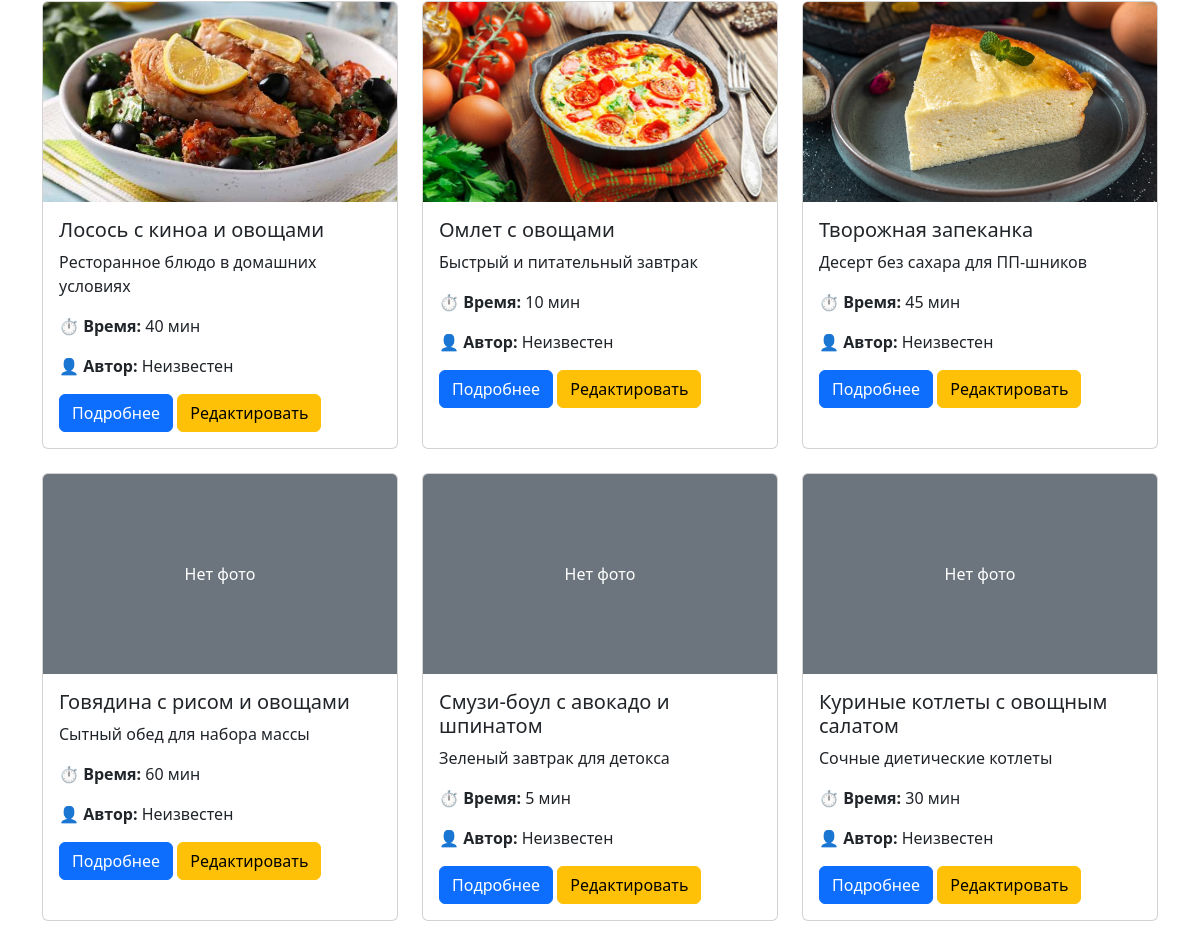
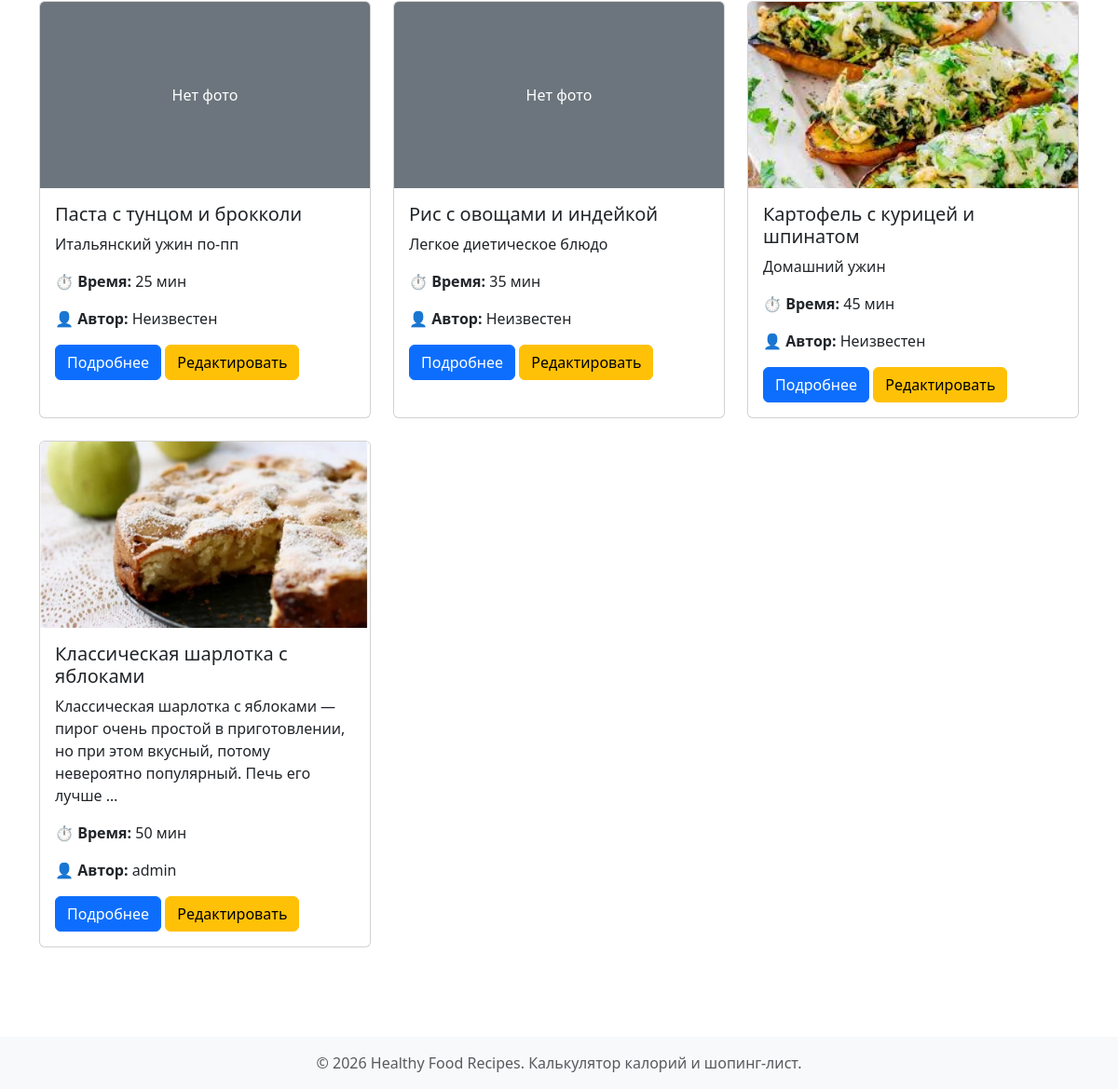
Page /my-recipes/ (signed in, lower part) on the earlier database version (2 pictures, top to bottom).
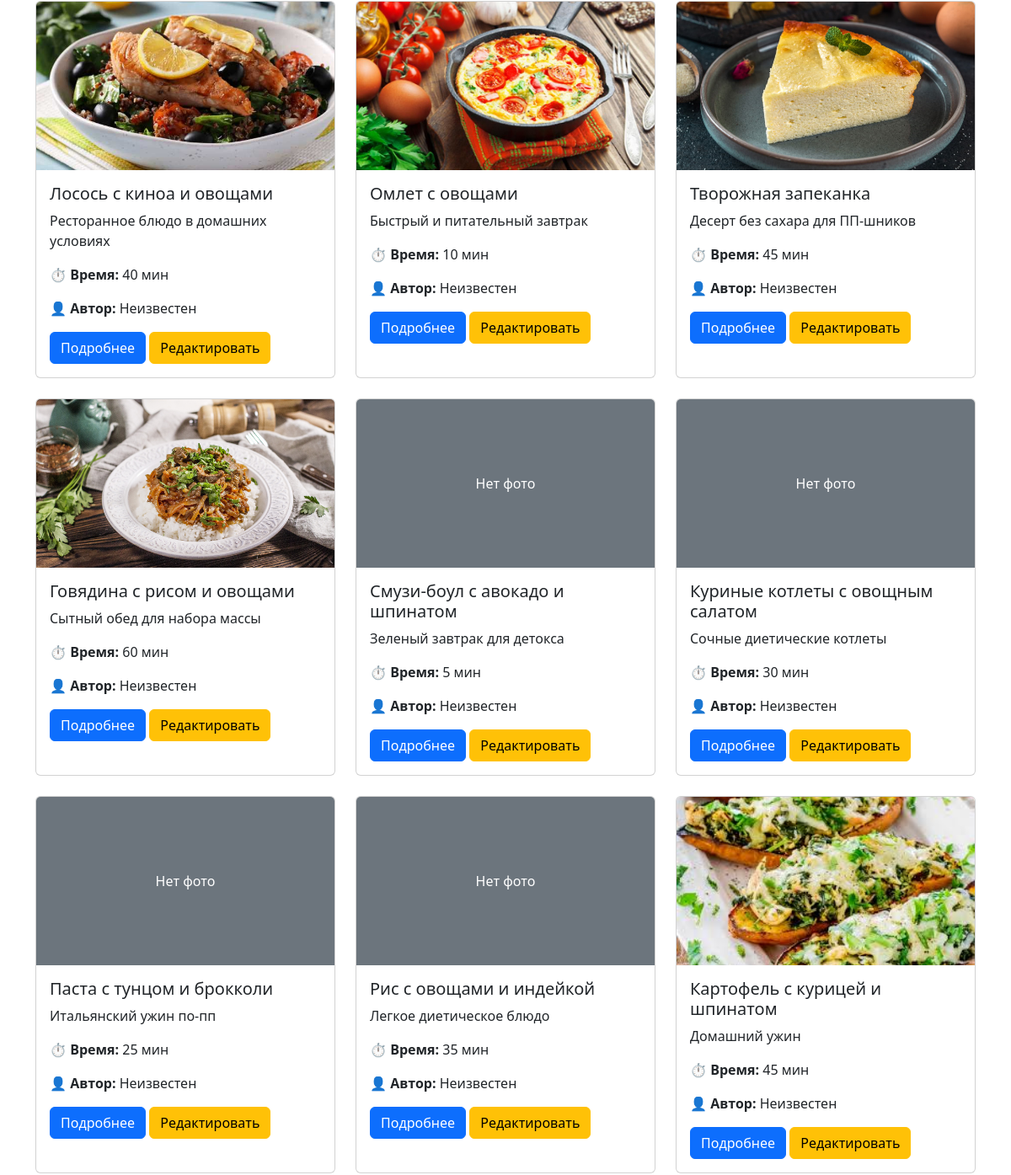
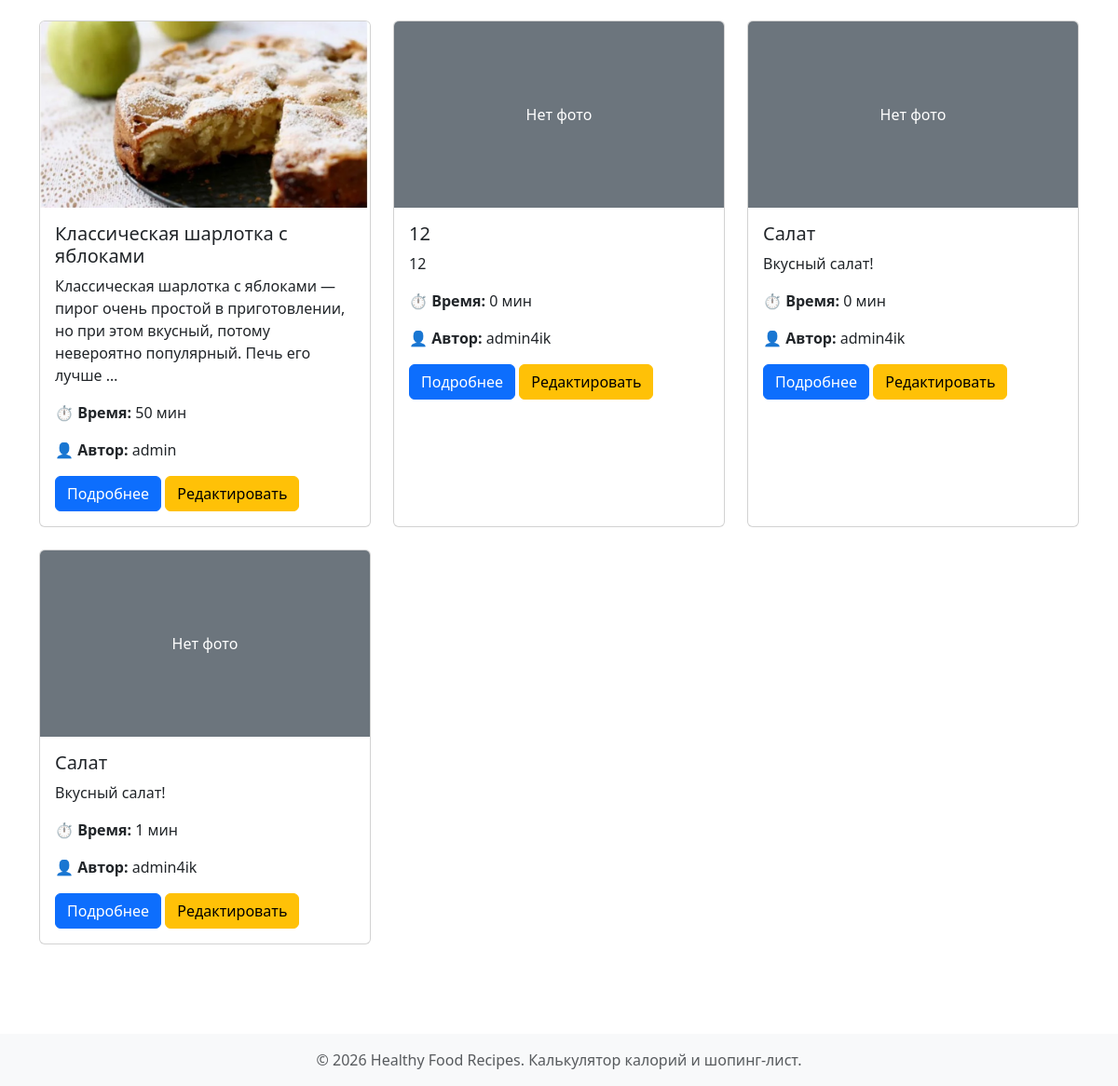
Same page on the later database version (2 pictures, top to bottom).
### recipes/models.py (models this page shows)
class Recipe(models.Model):
    title = models.CharField(max_length=200)
    description = models.TextField()
    cooking_time = models.IntegerField(help_text='минуты')
    image = models.ImageField(upload_to='recipes/', blank=True, null=True)
    servings = models.IntegerField(default=1)
    author = models.ForeignKey(User, on_delete=models.CASCADE, null=True, blank=True, related_name='recipes')
    class Meta:
        verbose_name = 'Рецепт'
        verbose_name_plural = 'Рецепты'
        permissions = [
            ('can_edit_all_recipes', 'Может редактировать любые рецепты'),
            ('can_delete_all_recipes', 'Может удалять любые рецепты'),
        ]

### recipes/views.py (the view)
# urls.py: path('my-recipes/', views.my_recipes, name='my_recipes'),
@login_required
def my_recipes(request):
    if can_edit_recipe(request.user, None) or request.user.groups.filter(
            name='Редакторы').exists() or request.user.groups.filter(name='Модераторы').exists():
        user_recipes = Recipe.objects.all()
    else:
        user_recipes = Recipe.objects.filter(author=request.user)
    return render(request, 'recipes/my_recipes.html', {'user_recipes': user_recipes})

### recipes/views.py (called while the page is built, shortened)
def can_edit_recipe(user, recipe):
    if user.is_superuser:
        return True

### recipes/templates/recipes/my_recipes.html (shortened to what this page needs)
{% extends 'base.html' %}
{% block content %}
<div class="row">
    {% for recipe in user_recipes %}
    <div class="col-md-4 mb-4">
        <div class="card h-100">
            {% if recipe.image %}
            <img src="{{ recipe.image.url }}" class="card-img-top" alt="{{ recipe.title }}" style="height: 200px; object-fit: cover;">
            {% else %}
            <div class="card-img-top bg-secondary d-flex align-items-center justify-content-center" style="height: 200px;">
                <span class="text-white">Нет фото</span>
            </div>
            {% endif %}
            <div class="card-body">
                <h5 class="card-title">{{ recipe.title }}</h5>
                <p class="card-text">{{ recipe.description|truncatewords:20 }}</p>
                <p><strong>⏱ Время:</strong> {{ recipe.cooking_time }} мин</p>
                <p><strong>👤 Автор:</strong> {{ recipe.author.username|default:"Неизвестен" }}</p>
                <a href="{% url 'recipe_detail' recipe.id %}" class="btn btn-primary">Подробнее</a>
                {% if user.is_staff or perms.recipes.can_edit_all_recipes or recipe.author == user %}
                    <a href="{% url 'edit_recipe' recipe.id %}" class="btn btn-warning">Редактировать</a>
                {% endif %}
            </div>
        </div>
    </div>
    {% endfor %}
</div>
{% endblock %}

Differences in the rows shown:
changed Recipe "Говядина с рисом и овощами": image: picture added; no longer shows "Нет фото"
added Recipe: image "Нет фото", title "12", description "12", cooking_time "0", author.username "admin4ik"
added Recipe: image "Нет фото", title "Салат", description "Вкусный салат!", cooking_time "0", author.username "admin4ik"
added Recipe: image "Нет фото", title "Салат", description "Вкусный салат!", cooking_time "1", author.username "admin4ik"
